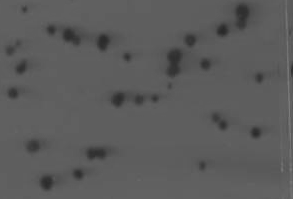
#> input picture Skimage0.7/Skimage0.7/progs_figures/segmentation/Figures/cellimage.png, 293 x 199 px
$ python watershed_long.py   (Python 2 division)   (older library calls are emulated)
#> lines starting #> are read from the running program, lines starting #| are printed output that depends on the picture; after the words box and inside, x2 and y2 are one past the last pixel; in counts of white or black regions, pixels touching at a corner belong together
import cv2
import numpy as np
import scipy.misc
import scipy.ndimage as snd

# image is read and is converted to a numpy array
img = cv2.imread('../Figures/cellimage.png')
#> img is the input picture: shape (199, 293, 3); min 41, max 125, mean 91.1
# image is convereted to grayscale
gray = cv2.cvtColor(img,cv2.COLOR_BGR2GRAY)
# binary thresholding is done using the threshold
# from Otsu's method
ret1,thresh1 = cv2.threshold(gray,0,255,\
               cv2.THRESH_BINARY+cv2.THRESH_OTSU)
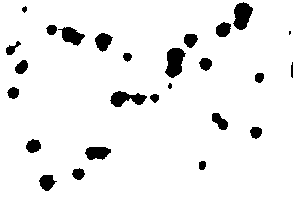
#> thresh1: shape (199, 293); 93.4% white; 26 black regions (2 under 20 px), largest, box (x1, y1, x2, y2) and area: (165, 48, 186, 78) 426, (233, 2, 253, 30) 381, (110, 91, 147, 107) 344
#> ret1 = 78
# foreground pixels are determined by
# performing erosion
fore_ground = cv2.erode(thresh1,None,iterations = 3)
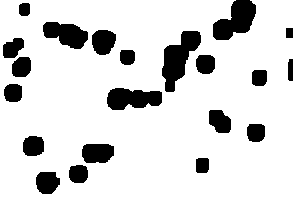
#> fore_ground: shape (199, 293); 84.6% white; 21 black regions, largest, box (x1, y1, x2, y2) and area: (162, 31, 201, 92) 1218, (213, 0, 256, 40) 1060, (107, 88, 162, 110) 919
# fore_ground = snd.morphology.grey_erosion(thresh, iterations=2)
# background pixels are determined by performing dilation
bgt = cv2.dilate(thresh1,None,iterations = 3)
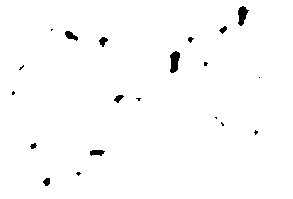
#> bgt: shape (199, 293); 98.7% white; 20 black regions (10 under 20 px), largest, box (x1, y1, x2, y2) and area: (170, 51, 180, 73) 159, (238, 6, 249, 26) 134, (65, 31, 78, 41) 73
# bgt = snd.morphology.grey_dilation(thresh, iterations=3)
# a threshold of 100 is used to determine background pixels
ret,back_ground = cv2.threshold(bgt,1,100,1)
# marker is determined by adding foreground and background pixels
marker = cv2.add(fore_ground,back_ground)
# converting marker to 32 int
marker32 = np.int32(marker)
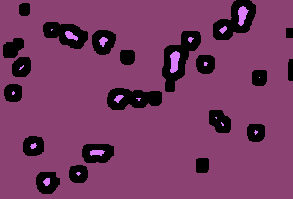
#> marker32: shape (199, 293) int32; 3 distinct labels, from 0 to 255; one colour per label, 0 black
# marker32 = scipy.misc.toimage('../Figures/marker32.png')
# waterhsed is performed
cv2.watershed(img,marker32)
# the output is converted to unit8 image
m = cv2.convertScaleAbs(marker32)
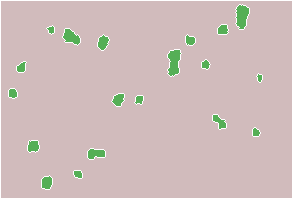
#> marker32: shape (199, 293) int32; 3 distinct labels, from -1 to 255; one colour per label, 0 black, -1 white
# m = scipy.misc.toimage('../Figures/m_watershed.png')
# thresholding is performed to get mask
# binary thresholding is done using the threshold from Otsu's method
ret2,thresh2 = cv2.threshold(m,0,255,
		cv2.THRESH_BINARY+cv2.THRESH_OTSU)
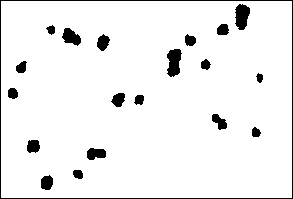
#> thresh2: shape (199, 293); 94% white; 20 black regions, largest, box (x1, y1, x2, y2) and area: (0, 0, 293, 199) 980, (167, 49, 182, 77) 309, (235, 4, 250, 30) 288
#> ret2 = 100
print ret2 #thresh2
#| 100.0
# t2 = scipy.misc.toimage('../Figures/thresh2.png')
# the mask and the image are overlapped using cv2.bitwise_and
res = cv2.bitwise_and(img,img,mask = thresh2)
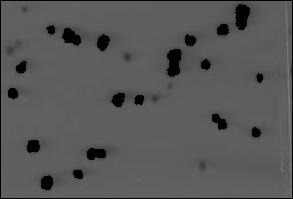
#> res: shape (199, 293, 3); min 0, max 125, mean 87
# res is converted from ndarray to iamge
res = scipy.misc.toimage(res)
# saving the image as watershed_output.png
res.save('../Figures/waterhsed_output.png')
